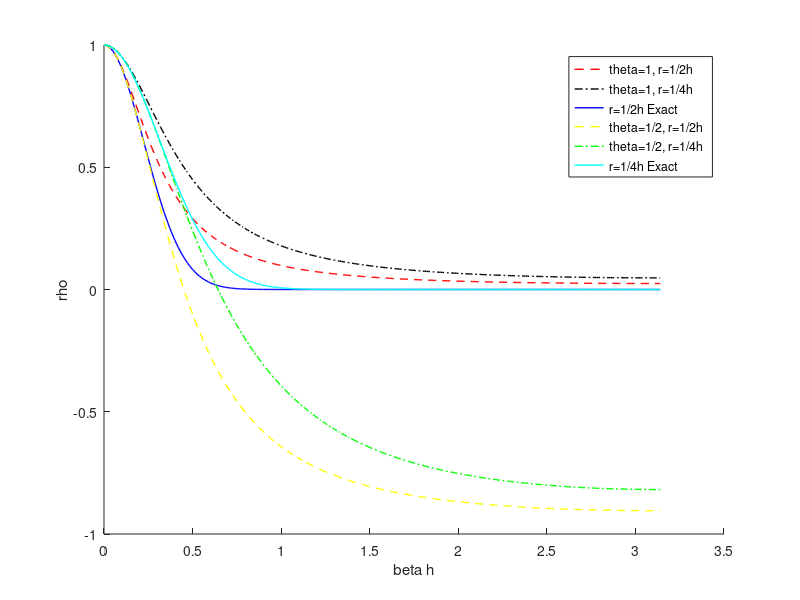

This chart was generated by the following MATLAB code:
%question, plotting amplification factors
%When doing von neuman analysis on a numerical Scheme, an amplification
%factor, rho, is found. This determines the growth of error in the problem
%This code was used in the analysis of this amplification factor  for
%different parameter values in the problem.
clear all;

h=0.05;

betah=0:0.01:pi;

theta1=1; theta2=0.5;

r1=1/(2*h); r2=1/(4*h);

%both r-values for theta=1
for n=1:length(betah)
 rho1Theta1(n)= (1-(1-theta1)*4*r1*sin(betah(n)/2)^2) / (1+theta1*4*r1*sin(betah(n)/2)^2);
end
 
 for n=1:length(betah)
 rho2Theta1(n)= (1-(1-theta1)*4*r2*sin(betah(n)/2)^2) / (1+theta1*4*r2*sin(betah(n)/2)^2);
 end
 
 %both r-values for theta=1/2
 for n=1:length(betah)
 rho1Theta2(n)= (1-(1-theta2)*4*r1*sin(betah(n)/2)^2) / (1+theta2*4*r1*sin(betah(n)/2)^2);
 end
 
 for n=1:length(betah)
 rho2Theta2(n)= (1-(1-theta2)*4*r2*sin(betah(n)/2)^2) / (1+theta2*4*r2*sin(betah(n)/2)^2);
 end
 %exact r1
 rhoTheta1E=exp(-r1*(betah).^2);
 %exact r2
 rhoTheta2E=exp(-r2*(betah).^2);
 
 %line colors and styles
line_color(1,:)=[1 0 0];   % red
line_color(2,:)=[0 0 0];   % black 
line_color(3,:)=[0 0 1];   % blue
line_color(4,:)=[0 0.8 0.2];   % greenish
line_color(5,:)=[0 0.8 0.2];   % greenish
line_color(6,:)=[0 0.8 0.2];   % greenish
line_style=char('-','--','-.',':');
 
 figure(1305011)
 hold on
 plot(betah,rho1Theta1, 'color',[1 0 0],'linestyle', '--','linewidth',1)
 plot(betah,rho2Theta1, 'color',[0 0 0],'linestyle', '-.','linewidth',1)
 plot(betah,rhoTheta1E, 'color',[0 0 1],'linestyle', '-','linewidth',1)
 plot(betah,rho1Theta2, 'color',[1 1 0],'linestyle', '--','linewidth',1)
 plot(betah,rho2Theta2, 'color',[0 1 0],'linestyle', '-.','linewidth',1)
 plot(betah,rhoTheta2E, 'color',[0 1 1],'linestyle', '-','linewidth',1)
 legend('theta=1, r=1/2h', 'theta=1, r=1/4h', 'r=1/2h Exact', 'theta=1/2, r=1/2h','theta=1/2, r=1/4h', 'r=1/4h Exact')
 xlabel('beta h'); ylabel('rho');
 hold off

 
 
 